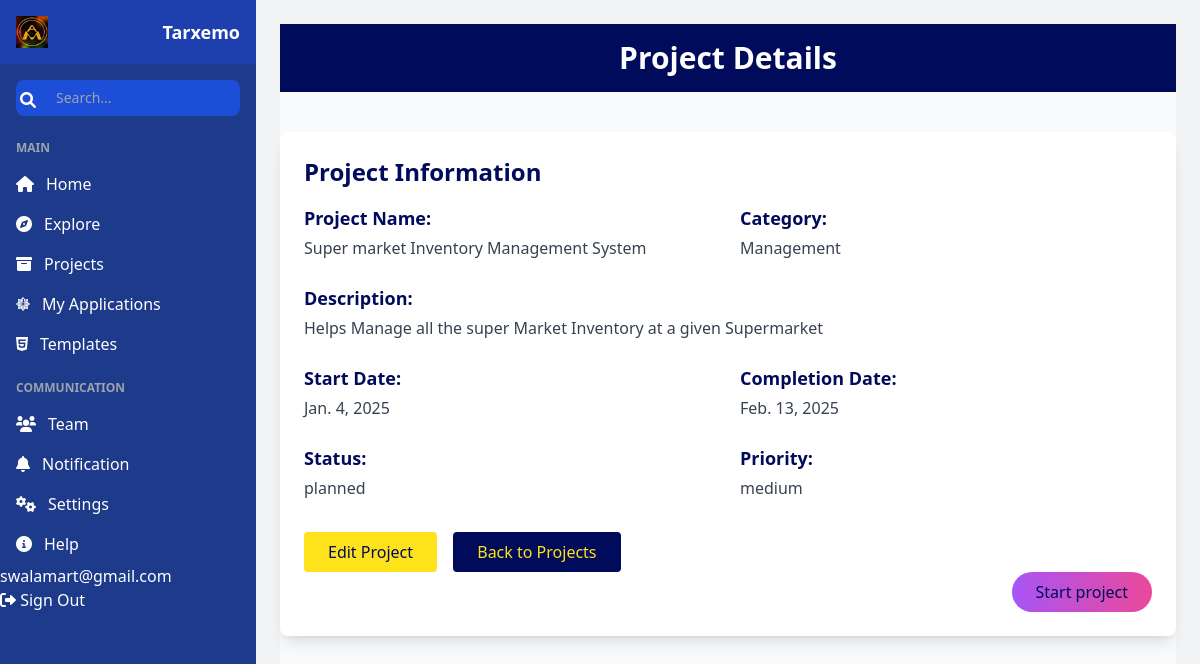
/idd/project_Details/5/ (signed in), run on the app's committed database.
### authApp/models.py (models this page shows, shortened)
class CustomUser(AbstractBaseUser, PermissionsMixin):
    email = models.EmailField(unique=True)
    first_name = models.CharField(max_length=30, blank=True)
    last_name = models.CharField(max_length=30, blank=True)
    is_active = models.BooleanField(default=True)
    is_staff = models.BooleanField(default=False)
    username = models.CharField(max_length=100, unique=True, null=True, blank=True)
    objects = CustomUserManager()
    USERNAME_FIELD = 'email'
    REQUIRED_FIELDS = []

### idd/models.py (models this page shows, shortened)
class Project(models.Model):
    STATUS_CHOICES = [
        ('planned', 'Planned'),
        ('in_progress', 'In Progress'),
        ('completed', 'Completed'),
    ]
    PRIORITY_CHOICES = [
        ('high', 'High'),
        ('medium', 'Medium'),
        ('low', 'Low'),
    ]
    title = models.CharField(max_length=200)
    description = models.TextField()
    start_date = models.DateField(null=True, blank=True)
    expected_completion_date = models.DateField(null=True, blank=True)
    status = models.CharField(max_length=20, choices=STATUS_CHOICES, default='planned')
    priority = models.CharField(max_length=20, choices=PRIORITY_CHOICES, default='medium')
    category = models.CharField(max_length=100, blank=True)
    owner = models.ForeignKey(CustomUser, on_delete=models.CASCADE, related_name="projects")
    applications = models.ManyToManyField('Application', related_name='projects')  # Many-to-many relationship
    created_at = models.DateTimeField(auto_now_add=True)
    updated_at = models.DateTimeField(auto_now=True)

### idd/views.py (the view)
# urls.py: path("project_Details/<int:projectId>/" , project_details, name='project_information'),
def project_details(request, projectId):
    detail = get_object_or_404(Project, id=projectId)
    return render(request,"details.html", {'detail': detail})

### authApp/autoLogoutMiddleware.py (called while the page is built, shortened)
    def __call__(self, request):
        if request.user.is_authenticated:
            last_activity = request.session.get('last_activity')
            current_time = now()
            request.session['last_activity'] = current_time.isoformat()
        return self.get_response(request)

### idd/templates/details.html (shortened to what this page needs)
{% extends 'homepage.html'%}
{% load static%}
{% block content%}
<div class="bg-[#F9FAFB] text-[#000B5B] font-sans">
    <div class="min-h-screen flex flex-col items-center">
        <header class="bg-[#000B5B] w-full py-4 text-white">
            <h1 class="text-center text-3xl font-bold">Project Details</h1>
        </header>
        <div class="w-full max-w-5xl mx-auto mt-10 bg-white rounded-lg shadow-lg p-6">
            <h2 class="text-2xl font-semibold text-[#000B5B] mb-4">Project Information</h2>
            <div class="grid grid-cols-1 md:grid-cols-2 gap-6">
                <div>
                    <h3 class="font-bold text-lg">Project Name:</h3>
                    <p class="mt-1 text-gray-700">{{detail.title}}</p>
                </div>
                <div>
                    <h3 class="font-bold text-lg">Category:</h3>
                    <p class="mt-1 text-gray-700">{{detail.category}}</p>
                </div>
                <div class="md:col-span-2">
                    <h3 class="font-bold text-lg">Description:</h3>
                    <p class="mt-1 text-gray-700">
                        {{detail.description}}
                    </p>
                </div>
                <div>
                    <h3 class="font-bold text-lg">Start Date:</h3>
                    <p class="mt-1 text-gray-700">{{detail.start_date}}</p>
                </div>
                <div>
                    <h3 class="font-bold text-lg">Completion Date:</h3>
                    <p class="mt-1 text-gray-700">{{detail.expected_completion_date}}</p>
                </div>
                <div>
                    <h3 class="font-bold text-lg">Status:</h3>
                    <p class="mt-1 text-gray-700">{{detail.status}}</p>
                </div>
                <div>
                    <h3 class="font-bold text-lg">Priority:</h3>
                    <p class="mt-1 text-gray-700">{{detail.priority}}</p>
                </div>
            </div>
                 <div class="mt-8  space-x-3 ">
                    <button  class="bg-[#FFE31A] text-[#000B5B] px-6 py-2 rounded hover:bg-yellow-400">
                       <a href="{% url 'edit_project' detail.id %}">Edit Project</a>
                    </button>
                    <button  class="bg-[#000B5B] text-[#FFE31A]  px-6 py-2 rounded hover:bg-blue-600">
                        <a href="{% url 'my_projects_list' %}">Back to Projects</a>
                    </button>
                    <div class=" flex justify-end ">
                        <button  onclick="openChoice()" class="rounded-full bg-gradient-to-r from-purple-500 to-pink-500 hover:from-green-500 hover:to-blue-500 px-6 py-2 ">
                            Start project
                         </button>
                    </div>
                </div>
        </div>
    </div>
</div>
{% endblock%}

### idd/templates/homepage.html (shortened to what this page needs)
<!DOCTYPE html>
<html lang="en">
<head>
  {% load static %}
  <script src="https://cdn.tailwindcss.com"></script>
  <link href="https://cdnjs.cloudflare.com/ajax/libs/font-awesome/6.0.0-beta3/css/all.min.css" rel="stylesheet">
</head>
<body class="bg-gray-100 font-sans text-gray-800">
  <div class="flex flex-col h-screen lg:flex-row">
    <aside id="sidebar" class="hidden lg:block lg:w-64 bg-blue-900 text-white min-h-screen lg:relative lg:flex-shrink-0">
      <div class="flex flex-col h-full">
        <div class="flex items-center justify-between px-4 py-4 bg-blue-800">
          <img src="{% static 'logo.jpeg' %}" alt="Logo" class="h-8 w-8">
          <span class="text-lg font-semibold">Tarxemo</span>
        </div>
        <div class="relative px-4 mt-4">
          <input type="text" placeholder="Search..." class="w-full py-2 pl-10 pr-4 text-sm rounded-lg bg-blue-700 text-white focus:ring-2 focus:ring-yellow-500 outline-none">
          <i class="fas fa-search absolute left-5 top-3 text-white"></i>
        </div>
        <nav class="mt-6 flex-grow">
          <ul>
            <li class="text-xs uppercase font-semibold text-gray-400 px-4 mb-2">Main</li>
            <li>
              <a href="#home" class="flex items-center px-4 py-2 hover:bg-blue-700 transition">
                <i class="fas fa-home mr-3"></i> <span>Home</span>
              </a>
            </li>
            <li>
              <a href="{% url 'templates_gallery' %}" class="flex items-center px-4 py-2 hover:bg-blue-700 transition">
                <i class="fas fa-compass mr-3"></i> <span>Explore</span>
              </a>
            </li>
            <li>
              <a href="{% url 'my_projects_list'%}" title="myProjects" class="flex items-center px-4 py-2 hover:bg-blue-700 transition">
                <i class="fas fa-archive mr-3"></i><span>Projects</span>
              </a>
            </li>
            <li>
              <a href="{% url 'my_projects_list'%}" title="Apps" class="tooltip flex items-center px-4 py-2 hover:bg-blue-700 transition">
                <i class="fa-brands fa-centos mr-3"></i>
                 <span class="tooltip__content">My Applications</span>
              </a>
            </li>
            <li>
              <a href="{% url 'template_list'%}" title="Templates" class="tooltip flex items-center px-4 py-2 hover:bg-blue-700 transition">
                <i class="fa-brands fa-html5 mr-3"></i>
                 <span class="tooltip__content">Templates</span>
              </a>
            </li>
            <li class="text-xs uppercase font-semibold text-gray-400 px-4 mt-4 mb-2">Communication</li>
            <li>
              <a href="#Team" class="flex items-center px-4 py-2 hover:bg-blue-700 transition">
                <i class="fas fa-users mr-3"></i> <span>Team</span>
              </a>
            </li>
            <li>
              <a href="#notification" class="flex items-center px-4 py-2 hover:bg-blue-700 transition">
                <i class="fas fa-bell mr-3"></i> <span>Notification</span>
              </a>
            </li>
            <div class="sidebar-links bottom-links">
              <ul>
                <li>
                  <a href="#settings" title="Settings" class="tooltip flex items-center px-4 py-2 hover:bg-blue-700 transition">
                    <i class="fas fa-cogs mr-3"></i>
                    <span class="link hide">Settings</span>
                   </a>
                </li>
                <li>
                  <a href="#help" title="Help" class="tooltip flex items-center px-4 py-2 hover:bg-blue-700 transition">
                    <i class="fas fa-info-circle mr-3"></i>
                     <span class="tooltip__content">Help</span>
                  </a>
                </li>
              </ul>
            </div>
            <div class="sidebar__profile">
              <section class="avatar__name hide">
                <div class="user-name">{{user.username}}</div>
               </section>
              <a href="{% url 'logout' %}" title="Sign Out" class="tooltip">
                <i class="fas fa-right-from-bracket"></i>
                <span class="tooltip__content">Sign Out</span>
              </a>
            </div>
          </ul>
        </nav>
      </div>
    </aside>
    <main class="flex-1 p-6 overflow-y-auto">
      {% block content %}
      {% endblock %}
    </main>
  </div>
</body>
</html>

### data on the page
CustomUser: username "swalamart@gmail.com"
Project: title "Super market Inventory Management System", category "Management", description "Helps Manage all the super Market Inventory at a given Supermarket", start_date "Jan. 4, 2025", expected_completion_date "Feb. 13, 2025", status "planned", priority "medium"
